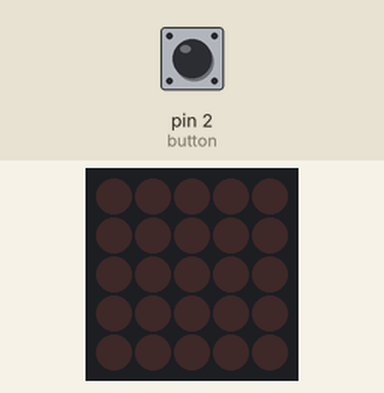
A sketch run on a simulated Arduino Uno, built with avr-gcc and run on an emulated ATmega328P. Parts: 5×5 LED matrix. Wiring (inferred from the names in the program): LED matrix (orientation assumed): rows pin 13, pin 12, pin 11, pin 10, pin 9; columns pin 4, pin 5, pin 6, pin 7, pin 8. Inputs (shaded band) come from the test bench; at power-on: pin 2 (button) HIGH.

Above: at 1.2 s.
1.3 s: pin 2 (button) pulled LOW for 0.15 s
At 1.75 s:
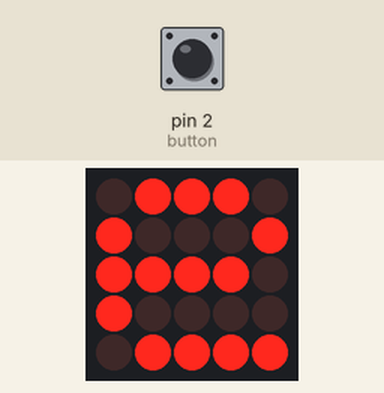
At 2.14 s:
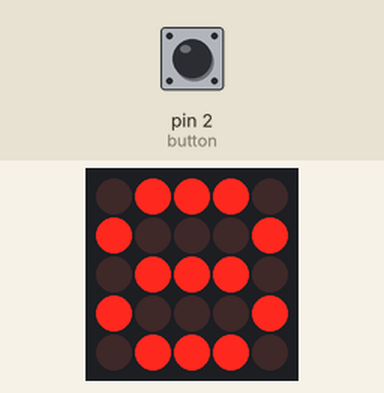
4.3 s: pin 2 (button) pulled LOW for 1 s
At 4.7 s:
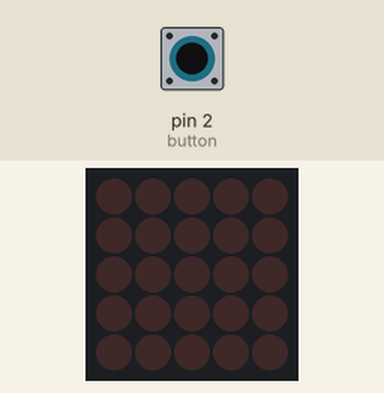
7.3 s: pin 2 (button) pulled LOW for 3.2 s
Timing chart, 0 to 10.3 s (numbered marks = the images above; inputs shaded):
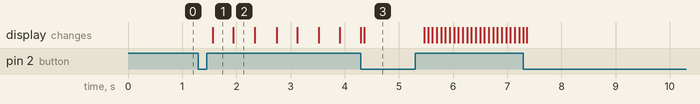

The sketch:

Matrix_Ring.ino
```cpp
/*
 *
 *
 * ER BROS
 *
 * for more interesting videos...⤵
 *
 * https://www.youtube.com/channel/UCY6KA8oFk1s36fyPiFEmedQ
 *
 * blog
 *
 * http://erbros1.blogspot.com/
 */


// rows (-ve)
#define a 4
#define b 5
#define c 6
#define d 7
#define e 8

// column (+ve)
#define AA 13
#define BB 12
#define CC 11
#define DD 10
#define EE 9

//button
#define button 2
int bs ;
int bc =0 ;

const byte rows[] = {
    AA, BB, CC, DD, EE
};
const byte col[] = {
  a, b, c, d, e
};

byte ALL[] = {B00000,B00000,B00000,B00000,B00000};
byte SQR[] = {B00000,B01110,B01110,B01110,B00000};
byte V[] = {B01110,B01110,B01110,B10101,B11011};
byte E[] = {B10000,B01111,B00001,B01111,B10000};
byte x[] = {B01110,B10101,B11011,B10101,B01110};
byte DIMAND[] = {B11011,B10101,B01110,B10101,B11011};
byte R[] = {B00011,B01101,B00011,B01011,B01101};
byte SMILE[] = {B11111,B10101,B11111,B01110,B10001};
byte REN[] = {B10101,B00100,B11111,B00100,B10101};
byte REN2[] = {B01010,B10101,B01010,B10101,B01010};
byte REN3[] = {B11011,B10001,B00000,B10001,B11011};
byte CROSS[] = {B11011,B00000,B11011,B11011,B11011};
byte HASH[] = {B10101,B00000,B10101,B00000,B10101};
byte B[] = {B00011,B01101,B00011,B01101,B00011};
byte O[] = {B10001,B01110,B01110,B01110,B10001};
byte S[] = {B10000,B01111,B10001,B11110,B00001};

byte N0[] = {B11011,B10101,B10101,B10101,B11011};
byte N1[] = {B11011,B10011,B11011,B11011,B10001};
byte N2[] = {B10011,B01101,B11011,B10111,B00001};
byte N3[] = {B10001,B01110,B11000,B01110,B10001};
byte N4[] = {B01101,B01101,B00001,B11101,B11101};
byte N5[] = {B00000,B01111,B00000,B11110,B00000};
byte N6[] = {B10000,B01111,B00001,B01110,B10001};
byte N7[] = {B00000,B11101,B11011,B11011,B11011};
byte N8[] = {B10001,B01110,B10001,B01110,B10001};
byte N9[] = {B10001,B01110,B10000,B11110,B00001};

byte HEART[] = {B10101,B01010,B01110,B10101,B11011};
byte THUNDER[] = {B11011,B10111,B00000,B11101,B11011};

// LINE animation
byte LN1[] = {B11011,B11011,B11011,B11011,B11011};
byte LN2[] = {B11110,B11101,B11011,B10111,B01111};
byte LN3[] = {B11111,B11111,B00000,B11111,B11111};
byte LN4[] = {B01111,B10111,B11011,B11101,B11110};


/*---------------------------------------------------------*/
byte S1[] = {B01111,B11111,B11111,B11111,B11111};
byte S2[] = {B10111,B01111,B11111,B11111,B11111};
byte S3[] = {B11011,B10111,B01111,B11111,B11111};
byte S4[] = {B11101,B11011,B10111,B01111,B11111};
byte S5[] = {B11110,B11101,B11011,B10111,B01111};
byte S6[] = {B11111,B11110,B11101,B11011,B10111};
byte S7[] = {B11111,B11111,B11110,B11101,B11011};
byte S8[] = {B11111,B11111,B11111,B11110,B11101};
byte S9[] = {B11111,B11111,B11111,B11111,B11110};


byte L1[] = {B11110,B11111,B11111,B11111,B11111};
byte L2[] = {B11110,B11110,B11111,B11111,B11111};
byte L3[] = {B11110,B11110,B11110,B11111,B11111};
byte L4[] = {B11110,B11110,B11110,B11110,B11111};
byte L5[] = {B11110,B11110,B11110,B11110,B11110};
byte L6[] = {B11111,B11110,B11110,B11110,B11110};
byte L7[] = {B11111,B11111,B11110,B11110,B11110};
byte L8[] = {B11111,B11111,B11111,B11110,B11110};
byte L9[] = {B11111,B11111,B11111,B11111,B11110};

/*----------------------------------------------------------
*/
float timeCount = 0;
float timeCount1 = 0;
float timeCount2 = 0;
float timeCount3 = 0;
float timeCount4 = 0;
float timeCount5 = 0;
float timec = 0;


int spd = 50;

void setup() {
  // initialize pins as output
  pinMode(a, OUTPUT);
  pinMode(b, OUTPUT);
  pinMode(c, OUTPUT);
  pinMode(d, OUTPUT);
  pinMode(e, OUTPUT);

  pinMode(AA, OUTPUT);
  pinMode(BB, OUTPUT);
  pinMode(CC, OUTPUT);
  pinMode(DD, OUTPUT);
  pinMode(EE, OUTPUT);
  pinMode(button, INPUT_PULLUP);


}


void  drawScreen(byte buffer2[])
 {
   // Turn on each row in series
    for (byte i = 0; i < 5; i++)        // count next row
     {
        digitalWrite(rows[i], HIGH);    //initiate whole row
        for (byte x = 0; x < 5; x++)    // count next row
        {
          // if You set (~buffer2[i] >> x) then You will have positive
          digitalWrite(col[x], (buffer2[i] >> x) & 0x01); // initiate whole column

          delayMicroseconds(100);       // uncoment deley for diferent speed of display
          //delayMicroseconds(1000);
          //delay(10);
          //delay(100);

          digitalWrite(col[x], 1);      // reset whole column
        }
        digitalWrite(rows[i], LOW);     // reset whole row
        // otherwise last row will intersect with next row
    }
}


void erbros() {

  timeCount += 0.5;

  if(timeCount < 20) {
    drawScreen(SQR);
    }
    else if (timeCount < 40) {
    drawScreen(THUNDER);
    }
    else if (timeCount < 60) {
    drawScreen(E);
    }
    else if (timeCount < 80) {
     drawScreen(R);
    }
    else if (timeCount < 100) {
    drawScreen(B);
    }
    else if (timeCount < 120) {
    drawScreen(R);
    }
    else if (timeCount < 140) {
    drawScreen(O);
    }
    else if (timeCount < 160) {
    drawScreen(S);
    }
    else {
    timeCount = 0;
  }

  }

 void num() {
    timeCount1 += 1;

  if(timeCount1 < 50) {
    drawScreen(N9);
  }
  else if (timeCount1 < 100) {
    drawScreen(N8);
  }
  else if (timeCount1 < 150) {
    drawScreen(N7);
  }
  else if (timeCount1 < 200) {
    drawScreen(N6);
  }
  else if (timeCount1 < 250) {
    drawScreen(N5);
  }
  else if (timeCount1 < 300) {
    drawScreen(N4);
  }
  else if (timeCount1 < 350) {
    drawScreen(N3);
  }
  else if (timeCount1 < 400) {
    drawScreen(N2);
  }
  else if (timeCount1 < 450) {
    drawScreen(N1);
  }
  else if (timeCount1 < 500) {
    drawScreen(N0);
  }
  else {
    timeCount1 = 0;
  }

  }

  void custom() {
    timeCount2 += 0.5;

  if(timeCount2 < 50) {
    drawScreen(ALL);
  }
  else if (timeCount2 < 100) {
    drawScreen(SQR);
  }
  else if (timeCount2 < 150) {
    drawScreen(DIMAND);
  }
  else if (timeCount2 < 200) {
    drawScreen(SMILE);
  }
  else if (timeCount2 < 250) {
    drawScreen(REN);
  }
  else if (timeCount2 < 300) {
    drawScreen(REN2);
  }
  else if (timeCount2 < 350) {
    drawScreen(REN3);
  }
  else if (timeCount2 < 400) {
    drawScreen(CROSS);
  }
  else if (timeCount2 < 450) {
    drawScreen(HASH);
  }
  else if (timeCount2 < 500) {
    drawScreen(HEART);
  }
  else if (timeCount2 < 550) {
    drawScreen(THUNDER);
  }
  else {
    timeCount2 = 0;
  }

  }

  void line() {

    float  x = 0;
    timeCount3 += 2;

  if(timeCount3 < 10) {
    drawScreen(LN1);
  }
  else if (timeCount3 < 20) {
    drawScreen(LN2);
  }
  else if (timeCount3 < 30) {
    drawScreen(LN3);
  }
  else if (timeCount3 < 40) {
    drawScreen(LN4);
  }
  else {
    timeCount3 = 0;

  }


    }


void syn() {
   timeCount4 += 9;

  if(timeCount4 < 20) {
    drawScreen(S1);
    }
    else if (timeCount4 < 40) {
    drawScreen(S2);
    }
    else if (timeCount4 < 60) {
    drawScreen(S3);
    }
     else if (timeCount4 < 80) {
    drawScreen(S4);
    }
     else if (timeCount4 < 100) {
    drawScreen(S5);
    }
     else if (timeCount4 < 120) {
    drawScreen(S6);
    }
     else if (timeCount4 < 140) {
    drawScreen(S7);
    }
     else if (timeCount4 < 160) {
    drawScreen(S8);
    }
     else if (timeCount4 < 180) {
    drawScreen(S9);
    }
    else {
      timeCount4 = 0;}

  }


  void Ln() {
   timeCount5 += 4;

  if(timeCount5 < 20) {
    drawScreen(L1);
    }
     else if (timeCount5 < 40) {
    drawScreen(L2);
    }
     else if (timeCount5 < 60) {
    drawScreen(L3);
    }
     else if (timeCount5 < 80) {
    drawScreen(L4);
    }
     else if (timeCount5 < 100) {
    drawScreen(L5);
    }
     else if (timeCount5 < 120) {
    drawScreen(L6);
    }
     else if (timeCount5 < 140) {
    drawScreen(L7);
    }
     else if (timeCount5 < 160) {
    drawScreen(L8);
    }
     else if (timeCount5 < 180) {
    drawScreen(L9);
    }
    else {
      timeCount5 = 0;}

  }


void loop() {
  delay(5);// brightness


 /* timec += 0.5;
  if (timec < 200) {
    erbros();
    }
    else if ( timec < 450) {
      num();
      }
    else if ( timec < 1100) {
      custom();
      }
    else if ( timec < 1600) {
      line();
      }
    else {
      timec = 0;
      }*/
  bs = digitalRead(button);
  if (bs == LOW) {
    delay(100);
    bc == bc++;
    }
  if (bc == 1) {
    //delay(5);// brightness
    erbros();
    }
  if (bc == 2) {
   // delay(5);// brightness
    num();
    }
  if (bc == 3) {
    //delay(5);// brightness
    custom();
    }
  if (bc == 4) {
    //delay(5);// brightness
    line();
    }
  if (bc == 5) {
    syn();}

  if (bc == 6) {
    Ln();}

  if (bc == 7) {
    bc =0;}

  //erbros();

  //num();

  //custom();

  //line();


  }
```

Measured:
- after the input at 1.3 s, the display: changes after 0.26 s (image 1)
- after the input at 4.3 s, the display: first differs from a run without the input after 0.06 s (image 3)
